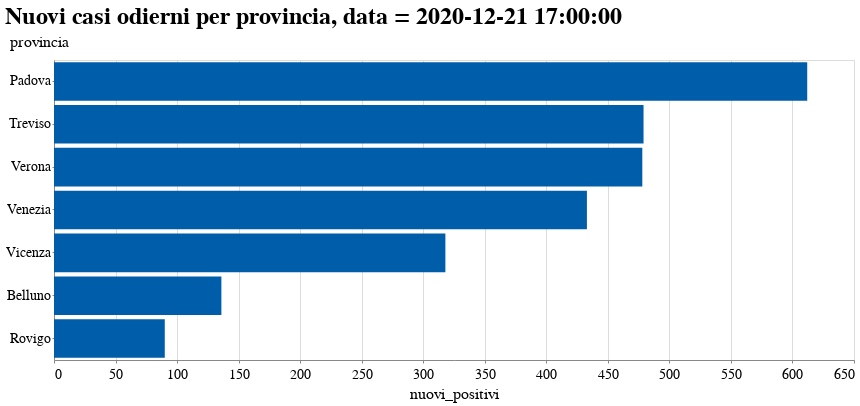

Notebook code cell kept with this figure:
### Code cell
latest = prov_df.groupby('provincia').last().reset_index()

alt.Chart(latest).mark_bar().encode(
    x='nuovi_positivi:Q',
    y=alt.Y('provincia:N', sort='-x'),
).properties(
    height=300,
    width=800,
    title=f'Nuovi casi odierni per provincia, data = {latest.iloc[0, 1]}'
).interactive()

### Figure 1 — Vega-Lite specification as saved in the notebook (floating-point values rounded to 4 significant figures)
{"config": {"view": {"width": 600, "height": 400}, "background": "#ffffff", "title": {"anchor": "start", "font": "Source Sans Pro, Arial, sans", "fontColor": "#000000", "fontSize": 24, "fontWeight": "bold"}, "arc": {"fill": "#005DA9"}, "area": {"fill": "#005DA9"}, "line": {"stroke": "#005DA9", "strokeWidth": 4}, "path": {"stroke": "#005DA9"}, "rect": {"fill": "#005DA9"}, "shape": {"stroke": "#005DA9"}, "bar": {"fill": "#005DA9"}, "point": {"stroke": "#005DA9"}, "symbol": {"fill": "#005DA9", "size": 60}, "axis": {"titleFont": "Source Sans Pro, sans", "titleFontSize": 16, "titleFontWeight": "normal", "labelFont": "Source Sans Pro, sans", "labelFontSize": 14, "labelFontWeight": "normal"}, "axisX": {"labelAngle": 0, "labelPadding": 4, "tickSize": 3}, "axisY": {"labelBaseline": "middle", "maxExtent": 45, "minExtent": 45, "tickSize": 2, "titleAlign": "left", "titleAngle": 0, "titleX": -45, "titleY": -11}, "headerFacet": {"titleFontSize": 16, "labelFontSize": 14}, "headerRow": {"titleFontSize": 16, "labelFontSize": 14}, "headerColumn": {"titleFontSize": 16, "labelFontSize": 14}, "legend": {"titleFont": "Source Sans Pro, sans", "titleFontSize": 16, "titleFontWeight": "normal", "symbolType": "circle", "labelFont": "Source Sans Pro, sans", "labelFontSize": 15}, "range": {"category": ["#AB377A", "#AEC067", "#9BC3B7", "#928285", "#F07F3C", "#FFE054", "#E30034", "#005DA9", "#644F54", "#5EA290", "#769F3B", "#812161", "#E36319", "#F5C631"]}}, "data": {"name": "data-f895c016c8a7a3188d57e1e3898de7c5"}, "mark": "bar", "encoding": {"x": {"type": "quantitative", "field": "nuovi_positivi"}, "y": {"type": "nominal", "field": "provincia", "sort": "-x"}}, "height": 300, "selection": {"selector003": {"type": "interval", "bind": "scales", "encodings": ["x", "y"]}}, "title": "Nuovi casi odierni per provincia, data = 2020-12-21 17:00:00", "width": 800, "$schema": "https://vega.github.io/schema/vega-lite/v4.8.1.json", "datasets": {"data-f895c016c8a7a3188d57e1e3898de7c5": [{"provincia": "Belluno", "data": "2020-12-21T17:00:00", "stato": "ITA", "codice_regione": 5, "regione": "Veneto", "codice_provincia": 25, "sigla_provincia": "BL", "lat": 46.14, "long": 12.22, "totale_casi": 12946, "note": null, "popolazione": 202950, "nuovi_positivi": 136.0, "incremento": 1.051, "totale_casi_per_1M_pop": 63790.0, "nuovi_positivi_per_1M_pop": 670.1}, {"provincia": "Padova", "data": "2020-12-21T17:00:00", "stato": "ITA", "codice_regione": 5, "regione": "Veneto", "codice_provincia": 28, "sigla_provincia": "PD", "lat": 45.41, "long": 11.88, "totale_casi": 40256, "note": null, "popolazione": 937908, "nuovi_positivi": 612.0, "incremento": 1.52, "totale_casi_per_1M_pop": 42920.0, "nuovi_positivi_per_1M_pop": 652.5}, {"provincia": "Rovigo", "data": "2020-12-21T17:00:00", "stato": "ITA", "codice_regione": 5, "regione": "Veneto", "codice_provincia": 29, "sigla_provincia": "RO", "lat": 45.07, "long": 11.79, "totale_casi": 6282, "note": null, "popolazione": 234937, "nuovi_positivi": 90.0, "incremento": 1.433, "totale_casi_per_1M_pop": 26740.0, "nuovi_positivi_per_1M_pop": 383.1}, {"provincia": "Treviso", "data": "2020-12-21T17:00:00", "stato": "ITA", "codice_regione": 5, "regione": "Veneto", "codice_provincia": 26, "sigla_provincia": "TV", "lat": 45.67, "long": 12.25, "totale_casi": 42853, "note": null, "popolazione": 887806, "nuovi_positivi": 479.0, "incremento": 1.118, "totale_casi_per_1M_pop": 48270.0, "nuovi_positivi_per_1M_pop": 539.5}, {"provincia": "Venezia", "data": "2020-12-21T17:00:00", "stato": "ITA", "codice_regione": 5, "regione": "Veneto", "codice_provincia": 27, "sigla_provincia": "VE", "lat": 45.43, "long": 12.34, "totale_casi": 32638, "note": null, "popolazione": 853338, "nuovi_positivi": 433.0, "incremento": 1.327, "totale_casi_per_1M_pop": 38250.0, "nuovi_positivi_per_1M_pop": 507.4}, {"provincia": "Verona", "data": "2020-12-21T17:00:00", "stato": "ITA", "codice_regione": 5, "regione": "Veneto", "codice_provincia": 23, "sigla_provincia": "VR", "lat": 45.44, "long": 10.99, "totale_casi": 42779, "note": null, "popolazione": 926497, "nuovi_positivi": 478.0, "incremento": 1.117, "totale_casi_per_1M_pop": 46170.0, "nuovi_positivi_per_1M_pop": 515.9}, {"provincia": "Vicenza", "data": "2020-12-21T17:00:00", "stato": "ITA", "codice_regione": 5, "regione": "Veneto", "codice_provincia": 24, "sigla_provincia": "VI", "lat": 45.55, "long": 11.55, "totale_casi": 37984, "note": null, "popolazione": 862418, "nuovi_positivi": 318.0, "incremento": 0.8372, "totale_casi_per_1M_pop": 44040.0, "nuovi_positivi_per_1M_pop": 368.7}]}}
